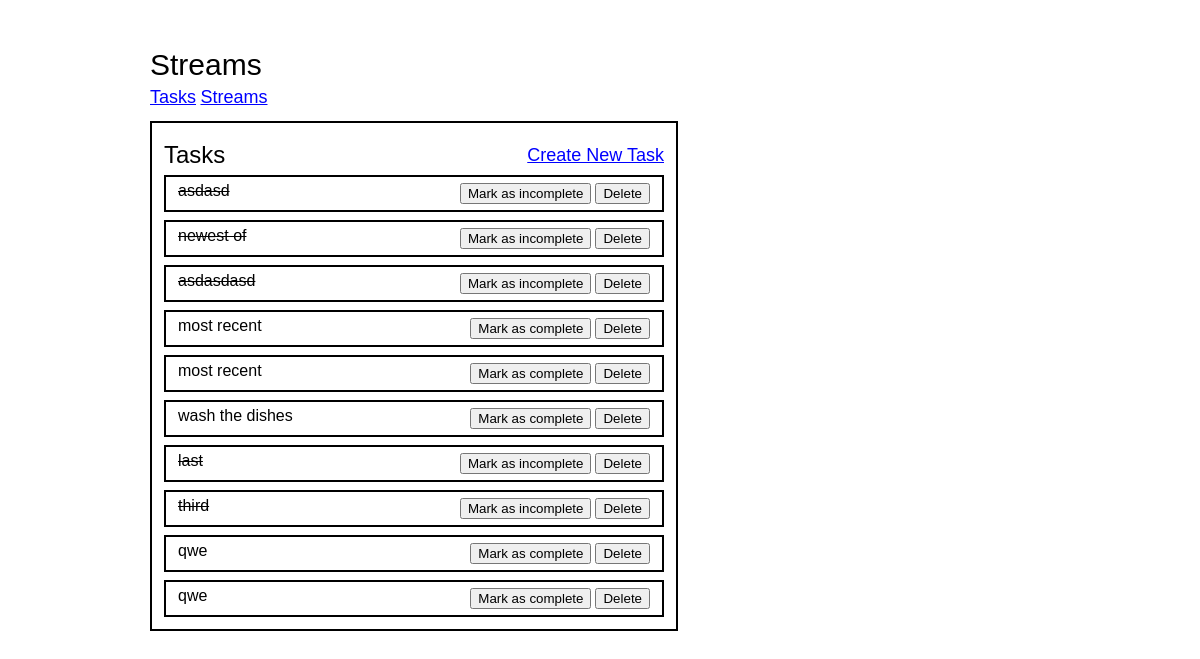
Before: / with the older database file.
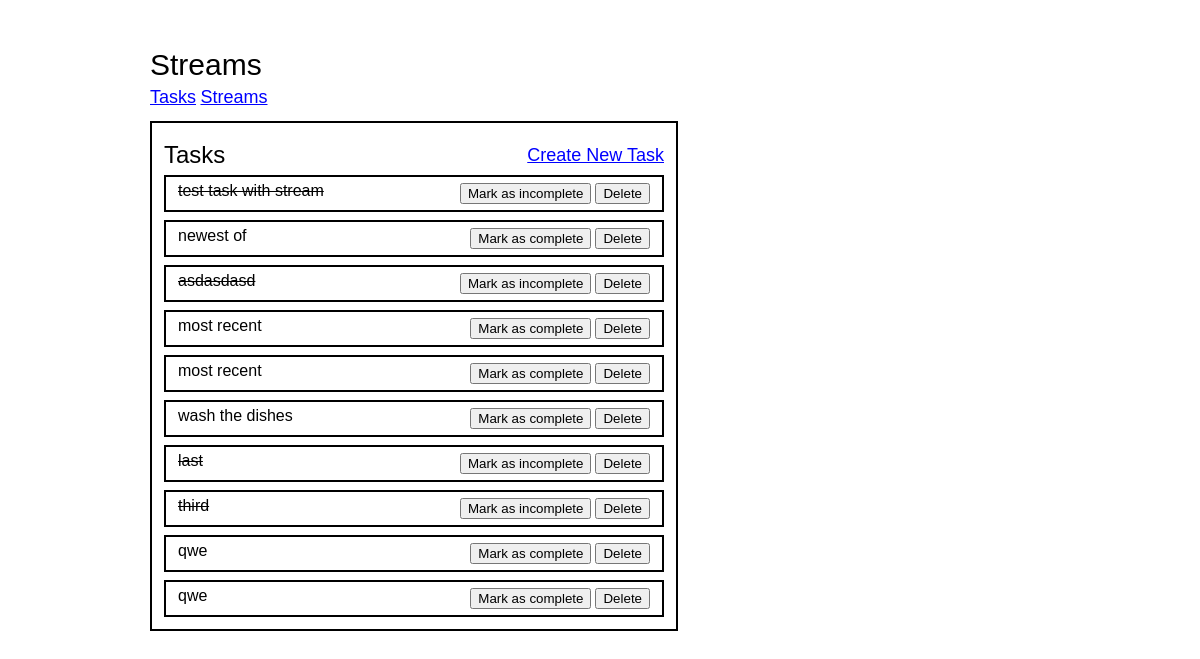
After: the same page with the newer database file.
### tables this page shows
CREATE TABLE tasks (
  id INTEGER PRIMARY KEY AUTOINCREMENT,
  stream_id INTEGER,
  created TIMESTAMP NOT NULL DEFAULT CURRENT_TIMESTAMP,
  title VARCHAR(100),
  description VARCHAR(100),
  is_completed BOOLEAN DEFAULT FALSE,
  priority_level INTEGER CHECK (priority_level >= 1 AND priority_level <= 5),
  FOREIGN KEY (stream_id) REFERENCES stream (stream_id)
);

### flaskr/task.py (the view)
@bp.route('/', methods=(['GET']))
def index():
    db = get_db()
    sqliteRows = db.execute(
       'SELECT t.id, title, description, priority_level, is_completed, created FROM tasks t ORDER BY created DESC'
    ).fetchall()
    tasks = []
    for row in sqliteRows:
        tasks.append(dict(row))
    return render_template('task/index.html', tasks=tasks)

### flaskr/db.py (called while the page is built)
def get_db():
    if 'db' not in g:
        g.db = sqlite3.connect(
            current_app.config['DATABASE'],
            detect_types=sqlite3.PARSE_DECLTYPES
        )
        g.db.row_factory = sqlite3.Row
    return g.db

### flaskr/templates/task/index.html
{% extends 'base.html' %} {% block header %} {% block stylesheet %}
<link rel="stylesheet" type="text/css" href="{{ url_for('static', filename='styles/task.css') }}"> {% endblock %} {% endblock %} {% block content %}
<section class="content-wrapper">
  <div class="content-wrapper__header">
    <h1>Tasks</h1>
    <a href="{{ url_for('task.create') }}">Create New Task</a>
  </div>
  <ul class="task-list">
    {% for task in tasks %}
    <li class="task-card task_wrapper-{{task.id}}">
      <p hx-trigger="click" hx-target=".task_details_wrapper" hx-swap="innerHTML" hx-post="/load_task_details/{{task.id}}" class="{% if task.is_completed == 1 %}completed{% endif %}">
        {{ task.title }}
      </p>
      <div class="task-buttons">
        <div class="completed_wrapper-{{task.id}}">
          {% if task.is_completed == 1 %}
          <button hx-post="/mark_as_incomplete/{{task.id}}" hx-trigger="click" hx-target=".completed_wrapper-{{task.id}}" hx-swap="outerHTML">
              Mark as incomplete
            </button> {% else %}
          <button hx-post="/mark_as_completed/{{task.id}}" hx-trigger="click" hx-target=".completed_wrapper-{{task.id}}" hx-swap="outerHTML">
              Mark as complete
            </button> {% endif %}
        </div>
        <button hx-post="/delete_task/{{task.id}}" hx-trigger="click" hx-confirm="Are you sure?" hx-target=".task_wrapper-{{task.id}}" hx-swap="outerHTML">Delete</button>
      </div>
    </li>
    {% else %}
    <div>
      <li><em>No tasks yet!</em></li>
      <a href="{{ url_for('task.create') }}">Create New Task</a>
    </div>
  </ul>
  {% endfor %}
</section>
{% endblock %}

### flaskr/templates/base.html (shortened to what this page needs)
<!doctype html>
<link rel="stylesheet" href="{{ url_for('static', filename='styles/reset.css') }}">
<link rel="stylesheet" href="{{ url_for('static', filename='styles/base.css') }}">
<nav>
  <h1>Streams</h1>
  <div class="nav-links">
    <a href="/">Tasks</a>
    <a href="/streams">Streams</a>
  </div>
</nav>
<section class="content">
    {% block header %} {% endblock %}
   {% block content %}{% endblock %}
</section>

### flaskr/static/styles/task.css (style rules this page uses)
.completed { text-decoration: line-through; }

Changed rows visible on the page:
removed tasks: title "asdasd", is_completed True (drawn)
added tasks: title "test task with stream", is_completed True (drawn)
changed tasks "newest of": is_completed "Mark as incomplete" → "Mark as complete"
